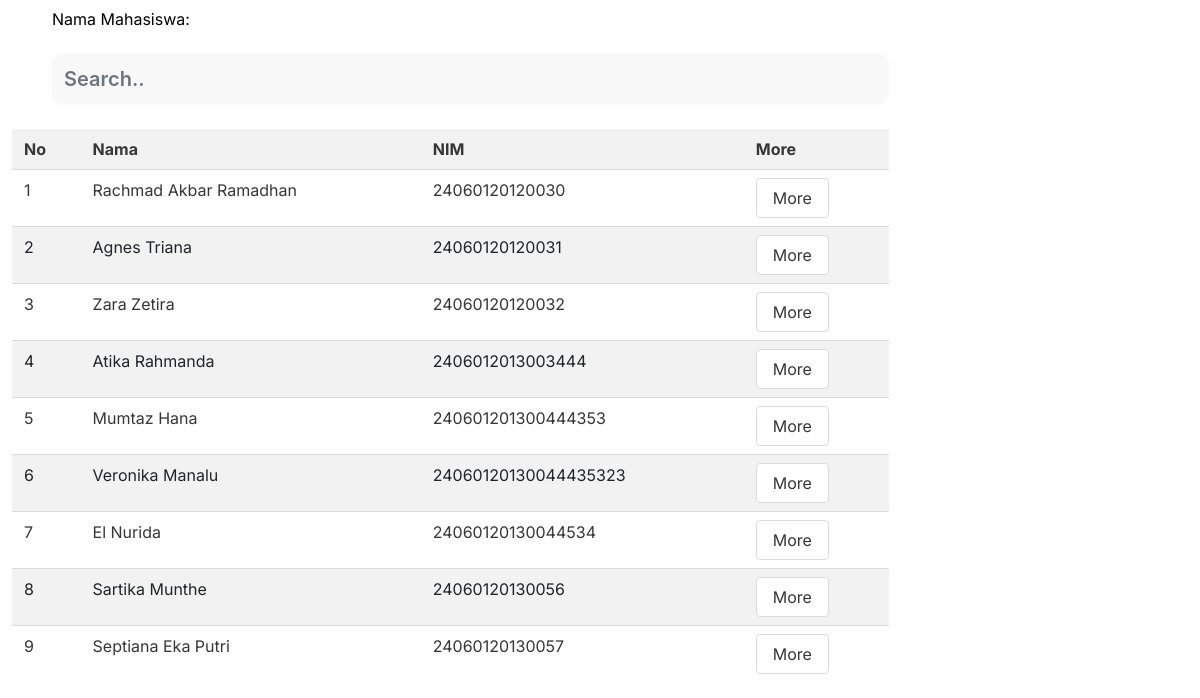
The page /srs8.1.php (lower part) on the database as committed earlier.
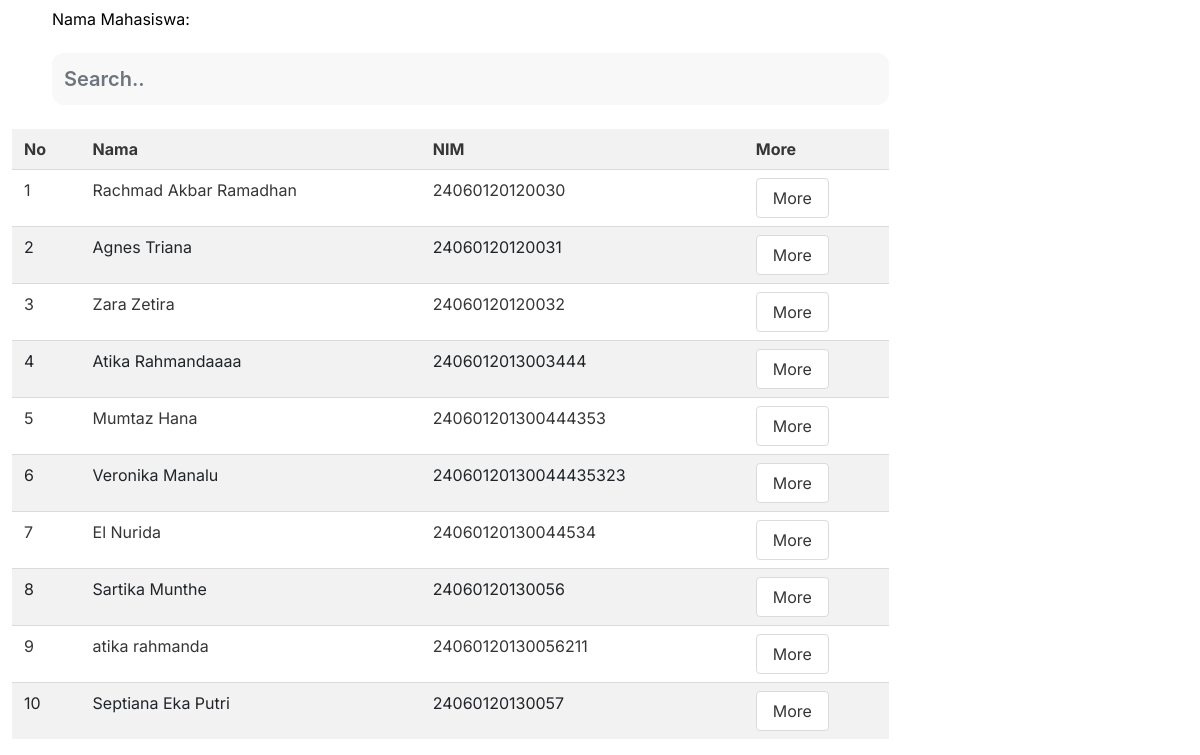
The same page on the database as committed later.
### tables this page shows
CREATE TABLE `mahasiswa` (
  `nim` varchar(20) NOT NULL,
  `nama` varchar(50) NOT NULL,
  `email` varchar(50) NOT NULL,
  `status_mahasiswa` varchar(10) NOT NULL,
  `alamat` varchar(200) NOT NULL,
  `no_hp` varchar(15) NOT NULL,
  `angkatan` varchar(4) NOT NULL,
  `jalur_masuk` varchar(10) NOT NULL,
  `foto` varchar(100) NOT NULL,
  `ipk` int(5) NOT NULL,
  `email_dosenwali` varchar(100) NOT NULL,
  `email_dosenpkl` varchar(100) NOT NULL,
  `email_dosenskripsi` varchar(100) NOT NULL,
  `kelurahan_id` varchar(100) NOT NULL,
  `irs_id` varchar(20) NOT NULL,
  `khs_id` varchar(20) NOT NULL,
  `pkl_id` varchar(20) NOT NULL,
  `skripsi_id` varchar(20) NOT NULL
);

### srs8.1.php (the view, shortened to what this page needs)
  <div class="row">
    <?php include 'navbardepartemen.php' ?>
    <div class="col-10">
<div class="roq">
    <div class="col" style="margin-top: 75px;padding-left: 40px; ">
        <h1>Nama Mahasiswa:</h1> <br>
        <input type="text" id="live_search" name="nama"class="form-control" placeholder="Search.."> <br>
	</div>
</div>
<div id="searchresult">
            <table class="table table-striped">
                <tr>
                    <th>No</th>
                    <th>Nama</th>
                    <th>NIM</th>
                    <th>More</th>
                </tr>
                <?php
                $no = 1;
                $result = mysqli_query($db,'SELECT * FROM mahasiswa');
                while($row = mysqli_fetch_assoc($result)){
                    $nama = $row['nama'];
                    $nim = $row['nim'];
                ?>
                    <tr>
                        <td><?php echo $no++; ?></td>
                        <td><?php echo $nama; ?></td>
                        <td><?php echo $nim; ?></td>
                        <td>
                            <a class="button" href="edit5.php?nim=<?= $row['nim']; ?>">More</a>
                        </td>
                    </tr>
                    <?php } ?>
            </table>
    </div>

Rows that differ between the two databases and show on the page:
changed mahasiswa id 2406012013003444: nama "Atika Rahmanda" → "Atika Rahmandaaaa"
added mahasiswa: nama "atika rahmanda", nim "24060120130056211"
